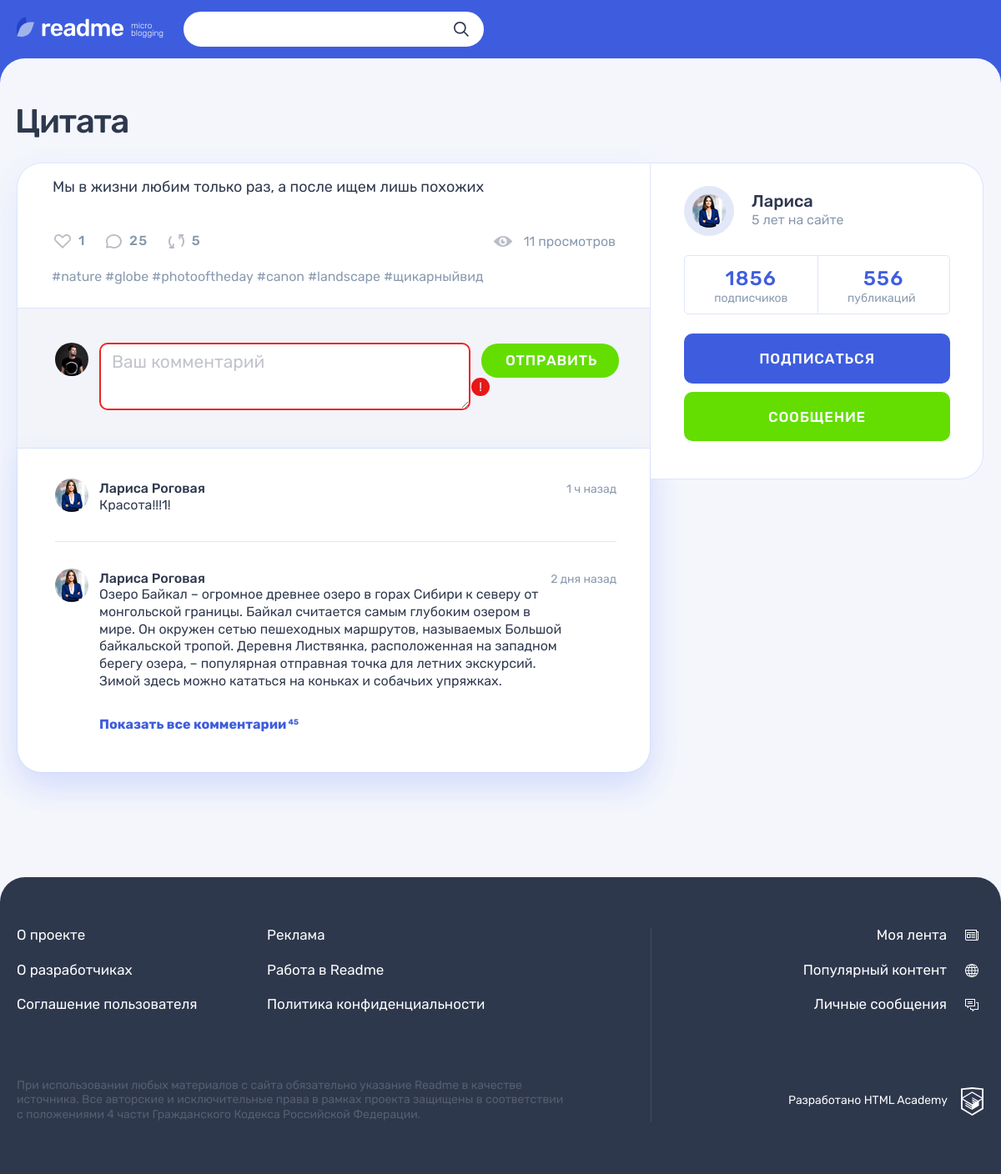
Screenshot of /post.php?post_id=1 (signed in) with the database file from the repository.
### tables this page shows
CREATE TABLE posts (
	id INT AUTO_INCREMENT PRIMARY KEY,
	created_at TIMESTAMP DEFAULT CURRENT_TIMESTAMP NOT NULL,
	title VARCHAR(255) NOT NULL,
	content TEXT,
	quote_author VARCHAR(64) NOT NULL,
	image VARCHAR(2048),
	video VARCHAR(2048),
	link VARCHAR(2048),
	num_of_views INT NOT NULL,
	user_id INT NOT NULL,
	content_type_id INT NOT NULL,
	FOREIGN KEY (user_id)  REFERENCES users (id),
	FOREIGN KEY (content_type_id)  REFERENCES content_types (id)
);

CREATE TABLE users (
	id INT AUTO_INCREMENT PRIMARY KEY,
	registed_at TIMESTAMP DEFAULT CURRENT_TIMESTAMP NOT NULL,
	email VARCHAR(128) NOT NULL UNIQUE,
	login VARCHAR(64) NOT NULL UNIQUE,
	password VARCHAR(64) NOT NULL,
	avatar VARCHAR(2048)
);

### helpers.php (called while the page is built, shortened)
<?php
function include_template($name, array $data = [])
{
    $name = 'templates/' . $name;
    extract($data);
    require $name;
    $result = ob_get_clean();
    return $result;
}

### functions.php (called while the page is built, shortened)
<?php
function getPost(int $post_id, object $con): array {
    $query_post = 'SELECT posts.*, users.login AS author, users.avatar, content_types.class_name AS post_type,' .
                '(SELECT COUNT(likes.post_id) FROM likes WHERE likes.post_id = posts.id) AS likes_count' .
                ' FROM posts' .
                ' JOIN users ON posts.user_id = users.id' .
                ' JOIN content_types ON posts.content_type_id = content_types.id' .
                ' WHERE posts.id = ?;';
    $stmt = mysqli_prepare($con, $query_post);
    mysqli_stmt_bind_param($stmt, 'i', $post_id);
    mysqli_stmt_execute($stmt);
    $res = mysqli_stmt_get_result($stmt);
    $post = mysqli_fetch_assoc($res);
    return $post;
}

### templates/post-main.php (the view, shortened to what this page needs)
<main class="page__main page__main--publication">
  <div class="container">
    <h1 class="page__title page__title--publication"><?=htmlspecialchars($post['title'])?></h1>
    <section class="post-details">
      <div class="post-details__wrapper post-<?=htmlspecialchars($post['class_name'])?>">
        <div class="post-details__main-block post post--details">
          <?= $blockContent ?>
          <div class="post__indicators">
            <div class="post__buttons">
              <a class="post__indicator post__indicator--likes button" href="#" title="Лайк">
                <svg class="post__indicator-icon" width="20" height="17">
                  <use xlink:href="#icon-heart"></use>
                </svg>
                <span><?=$post['likes_count']?></span>
              </a>
              <a class="post__indicator post__indicator--comments button" href="#" title="Комментарии">
                <svg class="post__indicator-icon" width="19" height="17">
                  <use xlink:href="#icon-comment"></use>
                </svg>
                <span>25</span>
              </a>
              <a class="post__indicator post__indicator--repost button" href="#" title="Репост">
                <svg class="post__indicator-icon" width="19" height="17">
                  <use xlink:href="#icon-repost"></use>
                </svg>
                <span>5</span>
              </a>
            </div>
            <span class="post__view"><?=$post['num_of_views']?> просмотров</span>
          </div>
          <ul class="post__tags">
            <li><a href="#">#nature</a></li>
            <li><a href="#">#globe</a></li>
            <li><a href="#">#photooftheday</a></li>
            <li><a href="#">#canon</a></li>
            <li><a href="#">#landscape</a></li>
            <li><a href="#">#щикарныйвид</a></li>
          </ul>
          <div class="comments">
            <form class="comments__form form" action="#" method="post">
              <div class="comments__my-avatar">
                <img class="comments__picture" src="img/userpic-medium.jpg" alt="Аватар пользователя">
              </div>
              <div class="form__input-section form__input-section--error">
                <textarea class="comments__textarea form__textarea form__input" placeholder="Ваш комментарий"></textarea>
                <button class="form__error-button button" type="button">!</button>
              </div>
              <button class="comments__submit button button--green" type="submit">Отправить</button>
            </form>
            <div class="comments__list-wrapper">
              <ul class="comments__list">
                <li class="comments__item user">
                  <div class="comments__avatar">
                    <a class="user__avatar-link" href="#">
                      <img class="comments__picture" src="img/userpic-larisa.jpg" alt="Аватар пользователя">
                    </a>
                  </div>
                  <div class="comments__info">
                    <div class="comments__name-wrapper">
                      <a class="comments__user-name" href="#">
                        <span>Лариса Роговая</span>
                      </a>
                      <time class="comments__time" datetime="2019-03-20">1 ч назад</time>
                    </div>
                    <p class="comments__text">
                      Красота!!!1!
                    </p>
                  </div>
                </li>
                <li class="comments__item user">
                  <div class="comments__avatar">
                    <a class="user__avatar-link" href="#">
                      <img class="comments__picture" src="img/userpic-larisa.jpg" alt="Аватар пользователя">
                    </a>
                  </div>
                  <div class="comments__info">
                    <div class="comments__name-wrapper">
                      <a class="comments__user-name" href="#">
                        <span>Лариса Роговая</span>
                      </a>
                      <time class="comments__time" datetime="2019-03-18">2 дня назад</time>
                    </div>
                    <p class="comments__text">
                      Озеро Байкал – огромное древнее озеро в горах Сибири к северу от монгольской границы. Байкал считается самым глубоким озером в мире. Он окружен сетью пешеходных маршрутов, называемых Большой байкальской тропой. Деревня Листвянка, расположенная на западном берегу озера, – популярная отправная точка для летних экскурсий. Зимой здесь можно кататься на коньках и собачьих упряжках.
                    </p>
                  </div>
                </li>
              </ul>
              <a class="comments__more-link" href="#">
                <span>Показать все комментарии</span>
                <sup class="comments__amount">45</sup>
              </a>
            </div>
          </div>
        </div>
        <div class="post-details__user user">
          <div class="post-details__user-info user__info">
            <div class="post-details__avatar user__avatar">
              <a class="post-details__avatar-link user__avatar-link" href="#">
                <img class="post-details__picture user__picture" src="img/<?=$post['avatar']?>" alt="Аватар пользователя">
              </a>
            </div>
            <div class="post-details__name-wrapper user__name-wrapper">
              <a class="post-details__name user__name" href="#">
                <span><?=htmlspecialchars($post['author'])?></span>
              </a>
              <time class="post-details__time user__time" datetime="2014-03-20">5 лет на сайте</time>
            </div>
          </div>
          <div class="post-details__rating user__rating">
            <p class="post-details__rating-item user__rating-item user__rating-item--subscribers">
              <span class="post-details__rating-amount user__rating-amount">1856</span>
              <span class="post-details__rating-text user__rating-text">подписчиков</span>
            </p>
            <p class="post-details__rating-item user__rating-item user__rating-item--publications">
              <span class="post-details__rating-amount user__rating-amount">556</span>
              <span class="post-details__rating-text user__rating-text">публикаций</span>
            </p>
          </div>
          <div class="post-details__user-buttons user__buttons">
            <button class="user__button user__button--subscription button button--main" type="button">Подписаться</button>
            <a class="user__button user__button--writing button button--green" href="#">Сообщение</a>
          </div>
        </div>
      </div>
    </section>
  </div>
</main>

### templates/post-text.php
<div class="post-details__image-wrapper post-text">
  <div class="post__main">
    <p>
      <?=htmlspecialchars($post['content']);?>
    </p>
  </div>
</div>

### rows the page displays
posts: title "Цитата", content "Мы в жизни любим только раз, а после ищем лишь похожих", num_of_views "11", user.avatar (picture), user.login "Лариса"

### other values shown
$post['likes_count'] "1"
